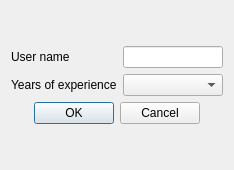
<?xml version="1.0" encoding="UTF-8"?>
<ui version="4.0">
 <class>Dialog</class>
 <widget class="QDialog" name="Dialog">
  <property name="geometry">
   <rect>
    <x>0</x>
    <y>0</y>
    <width>234</width>
    <height>170</height>
   </rect>
  </property>
  <property name="font">
   <font>
    <family>Segoe UI</family>
   </font>
  </property>
  <property name="windowTitle">
   <string>Dialog</string>
  </property>
  <layout class="QVBoxLayout" name="verticalLayout">
   <item>
    <spacer name="verticalSpacer_2">
     <property name="orientation">
      <enum>Qt::Vertical</enum>
     </property>
     <property name="sizeHint" stdset="0">
      <size>
       <width>20</width>
       <height>27</height>
      </size>
     </property>
    </spacer>
   </item>
   <item>
    <layout class="QFormLayout" name="formLayout">
     <item row="0" column="1">
      <widget class="QLineEdit" name="userNameLineEdit"/>
     </item>
     <item row="1" column="0">
      <widget class="QLabel" name="yearsOfExperienceLabel">
       <property name="text">
        <string>Years of experience</string>
       </property>
      </widget>
     </item>
     <item row="1" column="1">
      <widget class="QComboBox" name="yearsOfExperienceComboBox"/>
     </item>
     <item row="0" column="0">
      <widget class="QLabel" name="userNameLabel">
       <property name="text">
        <string>User name</string>
       </property>
      </widget>
     </item>
    </layout>
   </item>
   <item>
    <widget class="QDialogButtonBox" name="buttonBox">
     <property name="orientation">
      <enum>Qt::Horizontal</enum>
     </property>
     <property name="standardButtons">
      <set>QDialogButtonBox::Cancel|QDialogButtonBox::Ok</set>
     </property>
     <property name="centerButtons">
      <bool>true</bool>
     </property>
    </widget>
   </item>
   <item>
    <spacer name="verticalSpacer">
     <property name="orientation">
      <enum>Qt::Vertical</enum>
     </property>
     <property name="sizeHint" stdset="0">
      <size>
       <width>20</width>
       <height>27</height>
      </size>
     </property>
    </spacer>
   </item>
  </layout>
 </widget>
 <resources/>
 <connections>
  <connection>
   <sender>buttonBox</sender>
   <signal>rejected()</signal>
   <receiver>Dialog</receiver>
   <slot>reject()</slot>
   <hints>
    <hint type="sourcelabel">
     <x>316</x>
     <y>260</y>
    </hint>
    <hint type="destinationlabel">
     <x>286</x>
     <y>274</y>
    </hint>
   </hints>
  </connection>
  <connection>
   <sender>buttonBox</sender>
   <signal>accepted()</signal>
   <receiver>Dialog</receiver>
   <slot>accept()</slot>
   <hints>
    <hint type="sourcelabel">
     <x>248</x>
     <y>254</y>
    </hint>
    <hint type="destinationlabel">
     <x>157</x>
     <y>274</y>
    </hint>
   </hints>
  </connection>
 </connections>
</ui>
